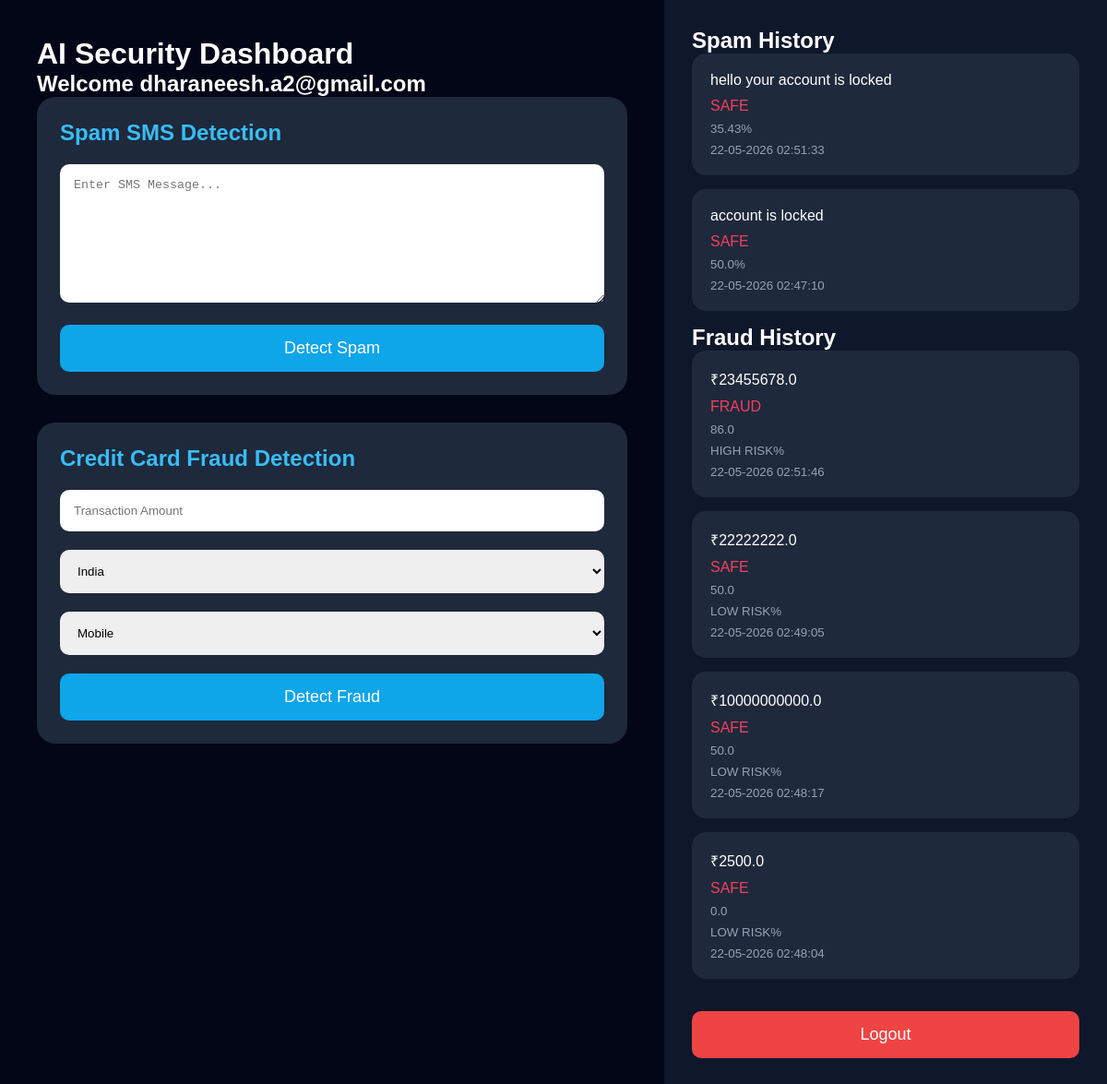
The app's page /dashboard (signed in) with its own data.
### tables this page shows
CREATE TABLE spam_history (

    id INTEGER PRIMARY KEY AUTOINCREMENT,

    username TEXT,

    message TEXT,

    result TEXT,

    probability REAL,

    time TEXT

);

CREATE TABLE fraud_history (

    id INTEGER PRIMARY KEY AUTOINCREMENT,

    username TEXT,

    amount REAL,

    location TEXT,

    device TEXT,

    result TEXT,

    probability REAL,

    threat TEXT,

    time TEXT

);

### app.py (the view)
@app.route('/dashboard')
def dashboard():
    if 'user' not in session:
        return redirect('/')
    username = session['user']
    cursor.execute("""

    SELECT * FROM spam_history
    WHERE username=?
    ORDER BY id DESC

    """, (
        username,
    ))
    spam_history = cursor.fetchall()
    cursor.execute("""

    SELECT * FROM fraud_history
    WHERE username=?
    ORDER BY id DESC

    """, (
        username,
    ))
    fraud_history = cursor.fetchall()
    return render_template(
        'dashboard.html',
        username=username,
        spam_history=spam_history,
        fraud_history=fraud_history
    )

### templates/dashboard.html (shortened to what this page needs)
<!DOCTYPE html>
<html>
<head>
    <link rel="stylesheet"
          href="{{ url_for('static',
          filename='style.css') }}">
</head>
<body>
<div class="main">
    <div class="left">
        <h1>
            AI Security Dashboard
        </h1>
        <h2>
            Welcome {{ username }}
        </h2>
        <div class="section">
            <h2>
                Spam SMS Detection
            </h2>
            <form action="/predict_spam"
                  method="POST">
                <textarea
                    name="message"
                    placeholder="Enter SMS Message..."
                    required
                ></textarea>
                <button type="submit">
                    Detect Spam
                </button>
            </form>
        </div>
        <div class="section">
            <h2>
                Credit Card Fraud Detection
            </h2>
            <form action="/predict_fraud"
                  method="POST">
                <input type="number"
                       name="amount"
                       placeholder="Transaction Amount"
                       required>
                <select name="location">
                    <option>India</option>
                </select>
                <select name="device">
                    <option>Mobile</option>
                </select>
                <button type="submit">
                    Detect Fraud
                </button>
            </form>
        </div>
    </div>
    <div class="right">
        <h2>
            Spam History
        </h2>
        {% for item in spam_history %}
        <div class="history-box">
            <p>{{ item[2] }}</p>
            <span>{{ item[3] }}</span>
            <small>
                {{ item[4] }}%
            </small>
            <small>
                {{ item[5] }}
            </small>
        </div>
        {% endfor %}
        <h2>
            Fraud History
        </h2>
        {% for item in fraud_history %}
        <div class="history-box">
            <p>
                ₹{{ item[2] }}
            </p>
            <span>
                {{ item[5] }}
            </span>
            <small>
                {{ item[6] }}
            </small>
            <small>
                {{ item[7] }}%
            </small>
            <small>
                {{ item[8] }}
            </small>
        </div>
        {% endfor %}
        <a href="/logout">
            <button class="logout">
                Logout
            </button>
        </a>
    </div>
</div>
</body>
</html>

### static/style.css (style rules this page uses)
* { margin:0; padding:0; box-sizing:border-box; }
body { background:#020617; font-family:Arial; color:white; }
input, textarea, select { width:100%; padding:15px; border:none; border-radius:10px; margin-bottom:20px; }
textarea { height:150px; }
button { width:100%; padding:15px; border:none; border-radius:10px; background:#0ea5e9; color:white; font-size:18px; cursor:pointer; }
.main { display:flex; min-height:100vh; }
.left { width:60%; padding:40px; }
.right { width:40%; background:#0f172a; padding:30px; overflow-y:auto; }
.section { background:#1e293b; padding:25px; border-radius:20px; margin-bottom:30px; }
.section h2 { margin-bottom:20px; color:#38bdf8; }
.history-box { background:#1e293b; padding:20px; border-radius:15px; margin-bottom:15px; }
.history-box span { display:block; margin-top:10px; color:#f43f5e; }
.history-box small { display:block; margin-top:8px; color:#94a3b8; }
.logout { margin-top:20px; background:#ef4444; }

### records on screen
spam_history: message "hello your account is locked", result "SAFE", probability "35.43", time "22-05-2026 02:51:33"
spam_history: message "account is locked", result "SAFE", probability "50.0", time "22-05-2026 02:47:10"
fraud_history: amount "23455678.0", result "FRAUD", probability "86.0", threat "HIGH RISK", time "22-05-2026 02:51:46"
fraud_history: amount "22222222.0", result "SAFE", probability "50.0", threat "LOW RISK", time "22-05-2026 02:49:05"
fraud_history: amount "10000000000.0", result "SAFE", probability "50.0", threat "LOW RISK", time "22-05-2026 02:48:17"
fraud_history: amount "2500.0", result "SAFE", probability "0.0", threat "LOW RISK", time "22-05-2026 02:48:04"

### other values on screen
{{ username }} "dharaneesh.a2@gmail.com"
